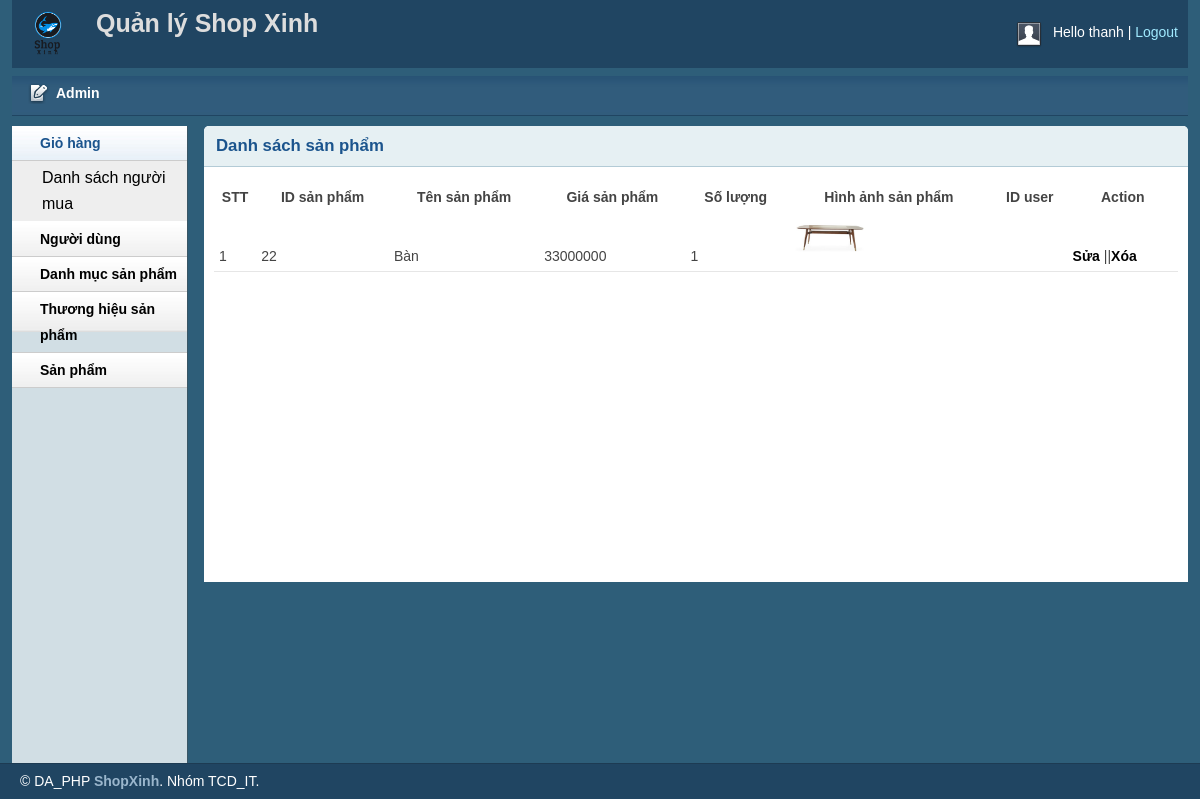
The page /admin/cartlist.php (signed in) on the database as committed earlier.
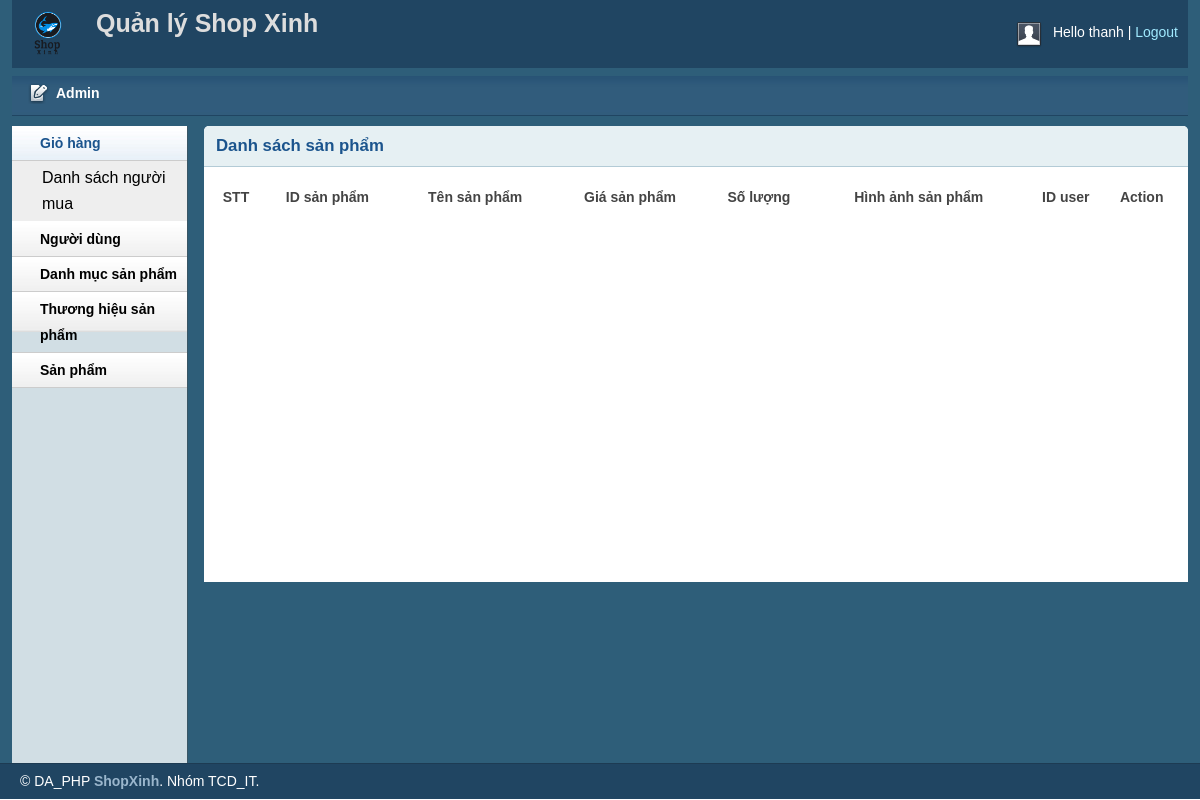
The same page on the database as committed later.
### tables this page shows
CREATE TABLE `tbl_cart` (
  `cartID` int(11) NOT NULL,
  `productID` int(11) NOT NULL,
  `sID` varchar(255) NOT NULL,
  `productName` varchar(255) NOT NULL,
  `price` int(200) NOT NULL,
  `quantity` int(11) NOT NULL,
  `image` varchar(200) NOT NULL,
  `UserID` int(11) NOT NULL
);

### lb/database.php (called while the page is built, shortened)
<?php
Class Database{
   public $host   = DB_HOST;
   public $user   = DB_USER;
   public $pass   = DB_PASS;
   public $dbname = DB_NAME;
   public $link;
private function connectDB(){
   $this->link = new mysqli($this->host, $this->user, $this->pass,
    $this->dbname);
 }
public function select($query){
  $result = $this->link->query($query) or
   die($this->link->error.__LINE__);
  if($result->num_rows > 0){
    return $result;
  } else {
    return false;
  }
 }
}

### classes/cart.php (called while the page is built, shortened)
<?php
    require_once('C:/xampp/htdocs/DA_PHP/shop/lb/database.php');
?>
<?php
    class cart
    {
        private $db;
        public function __construct()
        {
           $this->db = new Database();
        }
        public function show_product_cart()
        {
            $query = "SELECT * FROM tbl_cart order by productID desc";
            $result = $this->db->select($query);
            return $result;
        }
    }
?>

### admin/cartlist.php (the view, shortened to what this page needs)
<?php include 'inc/header.php';?>
<?php include 'inc/sidebar.php';?>
<?php include_once '../classes/cart.php';?>
<?php
	$ct = new  cart();
?>
<div class="grid_10">
    <div class="box round first grid">
        <h2>Danh sách sản phẩm</h2>
        <div class="block">
            <table class="data display datatable" id="example">
			<thead>
				<tr>
					<th>STT</th>
					<th>ID sản phẩm</th>
					<th>Tên sản phẩm</th>
					<th>Giá sản phẩm</th>
					<th>Số lượng</th>
					<th>Hình ảnh sản phẩm</th>
					<th>ID user</th>
					<th>Action</th>
				</tr>
			</thead>
			<tbody>
				<?php
						$cartlist = $ct->show_product_cart();
						if ($cartlist)
						{	$i=0;
							while ($result = $cartlist->fetch_assoc())
							{
								$i++
				 ?>
				<tr class="odd gradeX">
					<td><?php echo $i?></td>
					<td><?php echo $result['productID']?></td>
                    <td><?php echo $result['productName']?></td>
					<td><?php echo $result['price']?></td>
                    <td><?php echo $result['quantity']?></td>
					<td><img src="uploads/<?php echo $result['image']?>" alt="Image" width="80"></td>
					<td><?php echo $result['UserID']?></td>
					<td><a href="productedit.php?productID=<?php echo $result['productID']?>">Sửa</a> ||<a onclick="return confirm('Bạn có muốn xóa không?')" href="?delid=<?php echo $result['cartID']?>">Xóa</a> </td>
				</tr>
				<?php
					}
				}
				?>
			</tbody>
		</table>
       </div>
    </div>
</div>
<?php include 'inc/footer.php';?>

Rows that differ between the two databases and show on the page:
removed tbl_cart: productID "22", productName "Bàn", price "33000000", quantity "1", image (picture)
